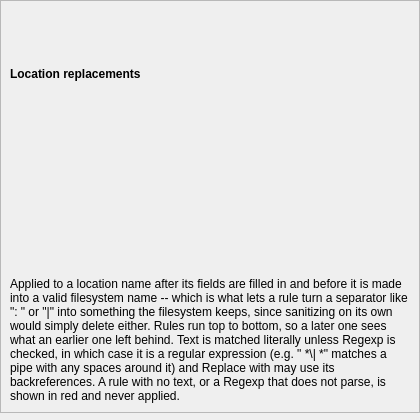
<?xml version="1.0" encoding="UTF-8"?>
<ui version="4.0">
 <class>LocationReplacementsPage</class>
 <widget class="QWidget" name="LocationReplacementsPage">
  <property name="geometry">
   <rect>
    <x>0</x>
    <y>0</y>
    <width>420</width>
    <height>420</height>
   </rect>
  </property>
  <layout class="QVBoxLayout" name="main_layout">
   <property name="leftMargin">
    <number>0</number>
   </property>
   <property name="topMargin">
    <number>0</number>
   </property>
   <property name="rightMargin">
    <number>0</number>
   </property>
   <property name="bottomMargin">
    <number>0</number>
   </property>
   <item>
    <widget class="QFrame" name="rules_frame">
     <property name="frameShape">
      <enum>QFrame::Shape::StyledPanel</enum>
     </property>
     <property name="frameShadow">
      <enum>QFrame::Shadow::Raised</enum>
     </property>
     <layout class="QVBoxLayout" name="rules_frame_layout">
      <item>
       <widget class="QLabel" name="rules_frame_label">
        <property name="font">
         <font>
          <bold>true</bold>
         </font>
        </property>
        <property name="text">
         <string>Location replacements</string>
        </property>
       </widget>
      </item>
      <item>
       <widget class="LocationReplacementsEditor" name="rules_editor">
        <property name="toolTip">
         <string>Each rule looks for its Text anywhere in a rendered location name and replaces it with Replace with. Check Regexp to match Text as a regular expression instead of a literal. Rules run in table order. Double-click a cell to edit it.</string>
        </property>
       </widget>
      </item>
      <item>
       <widget class="WrappingLabel" name="rules_note_label">
        <property name="text">
         <string>Applied to a location name after its fields are filled in and before it is made into a valid filesystem name -- which is what lets a rule turn a separator like &quot;: &quot; or &quot;|&quot; into something the filesystem keeps, since sanitizing on its own would simply delete either. Rules run top to bottom, so a later one sees what an earlier one left behind. Text is matched literally unless Regexp is checked, in which case it is a regular expression (e.g. &quot; *\| *&quot; matches a pipe with any spaces around it) and Replace with may use its backreferences. A rule with no text, or a Regexp that does not parse, is shown in red and never applied.</string>
        </property>
        <property name="wordWrap">
         <bool>true</bool>
        </property>
       </widget>
      </item>
     </layout>
    </widget>
   </item>
   <item>
    <spacer name="bottom_spacer">
     <property name="orientation">
      <enum>Qt::Orientation::Vertical</enum>
     </property>
    </spacer>
   </item>
  </layout>
 </widget>
 <customwidgets>
  <customwidget>
   <class>LocationReplacementsEditor</class>
   <extends>QWidget</extends>
   <header>rehuco_agent.settings.ui.location_replacements_editor</header>
  </customwidget>
  <customwidget>
   <class>WrappingLabel</class>
   <extends>QLabel</extends>
   <header>borco_pyside.widgets</header>
  </customwidget>
 </customwidgets>
 <resources/>
 <connections/>
</ui>
